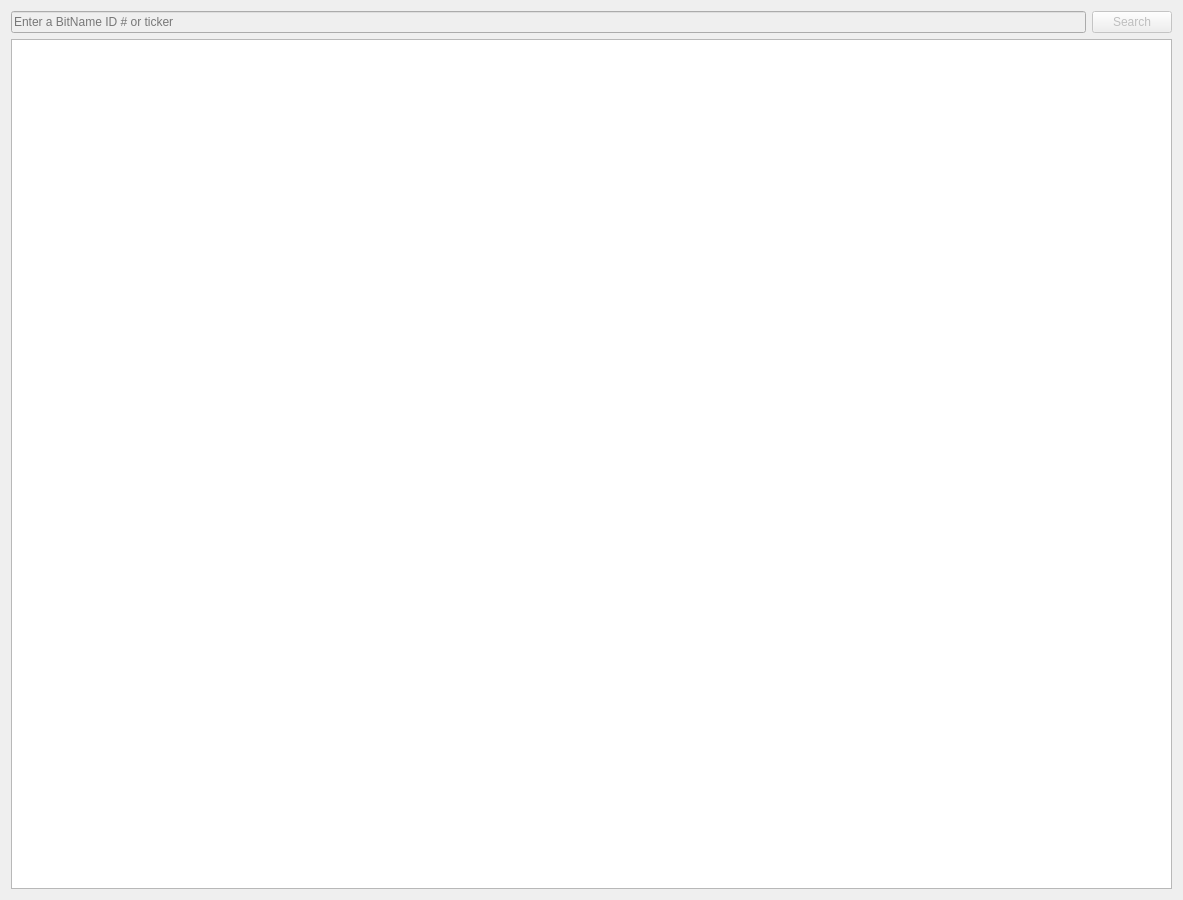
<?xml version="1.0" encoding="UTF-8"?>
<ui version="4.0">
 <class>BrowseAssetsPage</class>
 <widget class="QWidget" name="BrowseAssetsPage">
  <property name="geometry">
   <rect>
    <x>0</x>
    <y>0</y>
    <width>1183</width>
    <height>900</height>
   </rect>
  </property>
  <property name="windowTitle">
   <string>Form</string>
  </property>
  <layout class="QVBoxLayout" name="verticalLayout">
   <item>
    <layout class="QHBoxLayout" name="horizontalLayout">
     <item>
      <widget class="QLineEdit" name="lineEditSearch">
       <property name="enabled">
        <bool>false</bool>
       </property>
       <property name="placeholderText">
        <string>Enter a BitName ID # or ticker</string>
       </property>
      </widget>
     </item>
     <item>
      <widget class="QPushButton" name="pushButton">
       <property name="enabled">
        <bool>false</bool>
       </property>
       <property name="text">
        <string>Search</string>
       </property>
      </widget>
     </item>
    </layout>
   </item>
   <item>
    <widget class="QTableView" name="tableViewAssets">
     <property name="editTriggers">
      <set>QAbstractItemView::NoEditTriggers</set>
     </property>
    </widget>
   </item>
  </layout>
 </widget>
 <resources/>
 <connections/>
</ui>
